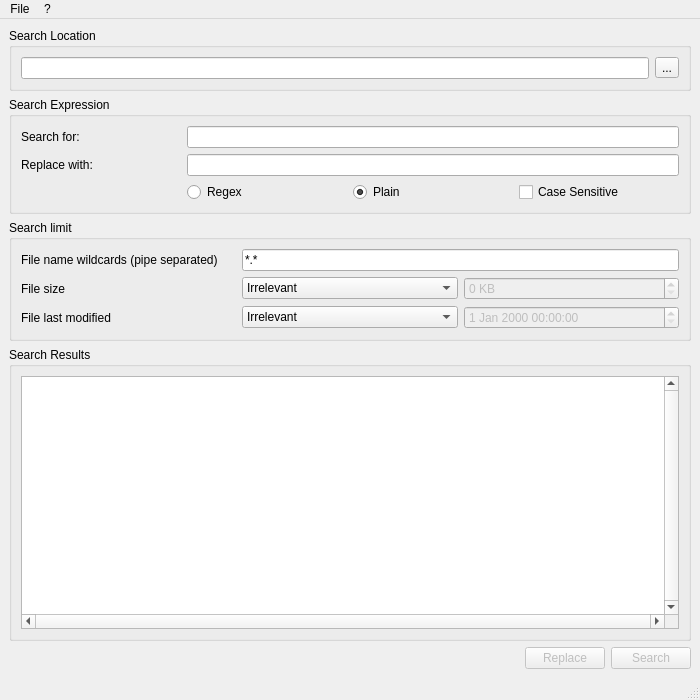
<?xml version="1.0" encoding="UTF-8"?>
<ui version="4.0">
 <class>MainWindow</class>
 <widget class="QMainWindow" name="MainWindow">
  <property name="geometry">
   <rect>
    <x>0</x>
    <y>0</y>
    <width>700</width>
    <height>700</height>
   </rect>
  </property>
  <property name="windowTitle">
   <string>grepQt</string>
  </property>
  <widget class="QWidget" name="centralwidget">
   <layout class="QGridLayout" name="gridLayout_3">
    <item row="0" column="0" colspan="3">
     <widget class="QGroupBox" name="groupBox">
      <property name="title">
       <string>Search Location</string>
      </property>
      <layout class="QHBoxLayout" name="horizontalLayout">
       <item>
        <widget class="QLineEdit" name="lineEditLocation"/>
       </item>
       <item>
        <widget class="QToolButton" name="toolButtonBrowse">
         <property name="text">
          <string>...</string>
         </property>
        </widget>
       </item>
      </layout>
     </widget>
    </item>
    <item row="1" column="0" colspan="3">
     <widget class="QGroupBox" name="groupBoxExpressions">
      <property name="title">
       <string>Search Expression</string>
      </property>
      <layout class="QGridLayout" name="gridLayout">
       <item row="1" column="0">
        <widget class="QLabel" name="labelSearch">
         <property name="text">
          <string>Search for:</string>
         </property>
        </widget>
       </item>
       <item row="2" column="1" colspan="3">
        <widget class="QLineEdit" name="lineEditReplace"/>
       </item>
       <item row="1" column="1" colspan="3">
        <widget class="QLineEdit" name="lineEditSearch"/>
       </item>
       <item row="2" column="0">
        <widget class="QLabel" name="labelReplace">
         <property name="text">
          <string>Replace with:</string>
         </property>
        </widget>
       </item>
       <item row="3" column="2">
        <widget class="QRadioButton" name="radioButtonPlain">
         <property name="text">
          <string>Plain</string>
         </property>
         <property name="checked">
          <bool>true</bool>
         </property>
        </widget>
       </item>
       <item row="3" column="1">
        <widget class="QRadioButton" name="radioButtonRegex">
         <property name="text">
          <string>Regex</string>
         </property>
        </widget>
       </item>
       <item row="3" column="3">
        <widget class="QCheckBox" name="checkBoxCaseSensitive">
         <property name="text">
          <string>Case Sensitive</string>
         </property>
        </widget>
       </item>
      </layout>
     </widget>
    </item>
    <item row="2" column="0" colspan="3">
     <widget class="QGroupBox" name="groupBoxLimits">
      <property name="title">
       <string>Search limit</string>
      </property>
      <layout class="QGridLayout" name="gridLayout_2">
       <item row="2" column="1">
        <widget class="QComboBox" name="comboBoxLastModified">
         <item>
          <property name="text">
           <string>Irrelevant</string>
          </property>
         </item>
         <item>
          <property name="text">
           <string>Before</string>
          </property>
         </item>
         <item>
          <property name="text">
           <string>After</string>
          </property>
         </item>
         <item>
          <property name="text">
           <string>At</string>
          </property>
         </item>
        </widget>
       </item>
       <item row="1" column="2">
        <widget class="QSpinBox" name="spinBoxFileSize">
         <property name="enabled">
          <bool>false</bool>
         </property>
         <property name="suffix">
          <string> KB</string>
         </property>
        </widget>
       </item>
       <item row="1" column="0">
        <widget class="QLabel" name="labelFileSize">
         <property name="text">
          <string>File size</string>
         </property>
        </widget>
       </item>
       <item row="1" column="1">
        <widget class="QComboBox" name="comboBoxFileSize">
         <item>
          <property name="text">
           <string>Irrelevant</string>
          </property>
         </item>
         <item>
          <property name="text">
           <string>Less than</string>
          </property>
         </item>
         <item>
          <property name="text">
           <string>More than</string>
          </property>
         </item>
         <item>
          <property name="text">
           <string>Exactly</string>
          </property>
         </item>
        </widget>
       </item>
       <item row="2" column="2">
        <widget class="QDateTimeEdit" name="dateTimeEditLastModified">
         <property name="enabled">
          <bool>false</bool>
         </property>
        </widget>
       </item>
       <item row="2" column="0">
        <widget class="QLabel" name="labelLastModified">
         <property name="text">
          <string>File last modified</string>
         </property>
        </widget>
       </item>
       <item row="0" column="1" colspan="2">
        <widget class="QLineEdit" name="lineEditWildcards">
         <property name="text">
          <string>*.*</string>
         </property>
        </widget>
       </item>
       <item row="0" column="0">
        <widget class="QLabel" name="label">
         <property name="text">
          <string>File name wildcards (pipe separated)</string>
         </property>
        </widget>
       </item>
      </layout>
     </widget>
    </item>
    <item row="3" column="0" colspan="3">
     <widget class="QGroupBox" name="groupBoxResults">
      <property name="title">
       <string>Search Results</string>
      </property>
      <layout class="QVBoxLayout" name="verticalLayout">
       <item>
        <widget class="QTableView" name="tableViewResults">
         <property name="contextMenuPolicy">
          <enum>Qt::CustomContextMenu</enum>
         </property>
         <property name="verticalScrollBarPolicy">
          <enum>Qt::ScrollBarAlwaysOn</enum>
         </property>
         <property name="horizontalScrollBarPolicy">
          <enum>Qt::ScrollBarAlwaysOn</enum>
         </property>
         <property name="editTriggers">
          <set>QAbstractItemView::NoEditTriggers</set>
         </property>
         <property name="tabKeyNavigation">
          <bool>false</bool>
         </property>
         <property name="showDropIndicator" stdset="0">
          <bool>false</bool>
         </property>
         <property name="alternatingRowColors">
          <bool>true</bool>
         </property>
         <property name="selectionMode">
          <enum>QAbstractItemView::SingleSelection</enum>
         </property>
         <property name="selectionBehavior">
          <enum>QAbstractItemView::SelectRows</enum>
         </property>
         <property name="textElideMode">
          <enum>Qt::ElideNone</enum>
         </property>
         <property name="verticalScrollMode">
          <enum>QAbstractItemView::ScrollPerPixel</enum>
         </property>
         <property name="horizontalScrollMode">
          <enum>QAbstractItemView::ScrollPerPixel</enum>
         </property>
         <attribute name="horizontalHeaderHighlightSections">
          <bool>false</bool>
         </attribute>
         <attribute name="horizontalHeaderStretchLastSection">
          <bool>true</bool>
         </attribute>
         <attribute name="verticalHeaderHighlightSections">
          <bool>false</bool>
         </attribute>
        </widget>
       </item>
      </layout>
     </widget>
    </item>
    <item row="4" column="0">
     <spacer name="horizontalSpacer">
      <property name="orientation">
       <enum>Qt::Horizontal</enum>
      </property>
      <property name="sizeHint" stdset="0">
       <size>
        <width>507</width>
        <height>20</height>
       </size>
      </property>
     </spacer>
    </item>
    <item row="4" column="1">
     <widget class="QPushButton" name="pushButtonReplace">
      <property name="enabled">
       <bool>false</bool>
      </property>
      <property name="text">
       <string>Replace</string>
      </property>
     </widget>
    </item>
    <item row="4" column="2">
     <widget class="QPushButton" name="pushButtonSearch">
      <property name="enabled">
       <bool>false</bool>
      </property>
      <property name="text">
       <string>Search</string>
      </property>
     </widget>
    </item>
   </layout>
  </widget>
  <widget class="QMenuBar" name="menubar">
   <property name="geometry">
    <rect>
     <x>0</x>
     <y>0</y>
     <width>700</width>
     <height>22</height>
    </rect>
   </property>
   <widget class="QMenu" name="menu">
    <property name="title">
     <string>?</string>
    </property>
    <addaction name="actionAbout"/>
    <addaction name="actionLicenses"/>
   </widget>
   <widget class="QMenu" name="menuFile">
    <property name="title">
     <string>File</string>
    </property>
    <addaction name="actionOpen"/>
    <addaction name="actionExit"/>
   </widget>
   <addaction name="menuFile"/>
   <addaction name="menu"/>
  </widget>
  <widget class="QStatusBar" name="statusbar"/>
  <action name="actionAbout">
   <property name="text">
    <string>About</string>
   </property>
  </action>
  <action name="actionLicenses">
   <property name="text">
    <string>Licenses</string>
   </property>
  </action>
  <action name="actionExit">
   <property name="text">
    <string>Exit</string>
   </property>
  </action>
  <action name="actionOpen">
   <property name="text">
    <string>Open</string>
   </property>
  </action>
 </widget>
 <tabstops>
  <tabstop>lineEditLocation</tabstop>
  <tabstop>toolButtonBrowse</tabstop>
  <tabstop>lineEditSearch</tabstop>
  <tabstop>lineEditReplace</tabstop>
  <tabstop>radioButtonRegex</tabstop>
  <tabstop>radioButtonPlain</tabstop>
  <tabstop>checkBoxCaseSensitive</tabstop>
  <tabstop>lineEditWildcards</tabstop>
  <tabstop>comboBoxFileSize</tabstop>
  <tabstop>spinBoxFileSize</tabstop>
  <tabstop>comboBoxLastModified</tabstop>
  <tabstop>dateTimeEditLastModified</tabstop>
  <tabstop>pushButtonReplace</tabstop>
  <tabstop>pushButtonSearch</tabstop>
  <tabstop>tableViewResults</tabstop>
 </tabstops>
 <resources/>
 <connections/>
</ui>
